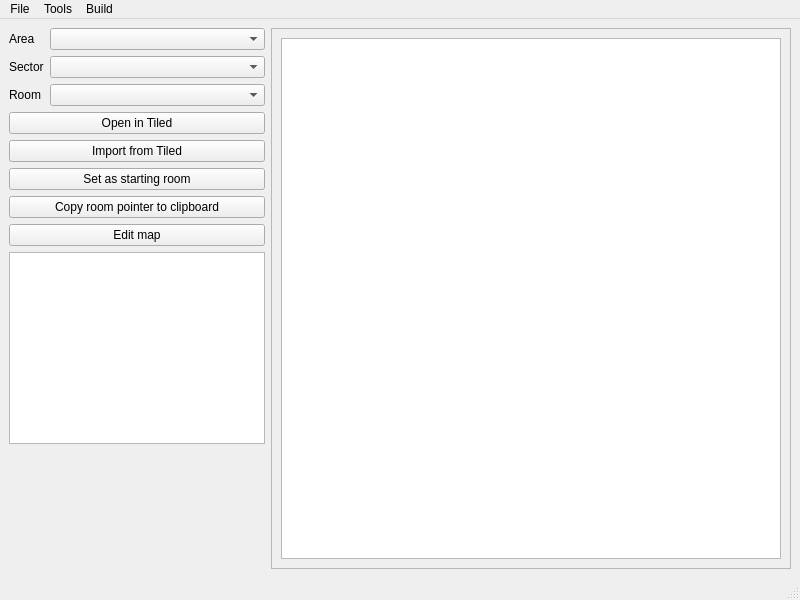
<?xml version="1.0" encoding="UTF-8"?>
<ui version="4.0">
 <class>MainWindow</class>
 <widget class="QMainWindow" name="MainWindow">
  <property name="geometry">
   <rect>
    <x>0</x>
    <y>0</y>
    <width>800</width>
    <height>600</height>
   </rect>
  </property>
  <property name="windowTitle">
   <string>DSVania Editor</string>
  </property>
  <property name="windowIcon">
   <iconset>
    <normaloff>images/dsvedit_icon.ico</normaloff>images/dsvedit_icon.ico</iconset>
  </property>
  <widget class="QWidget" name="centralwidget">
   <layout class="QHBoxLayout" name="horizontalLayout">
    <item>
     <layout class="QVBoxLayout" name="verticalLayout">
      <item>
       <layout class="QFormLayout" name="formLayout">
        <item row="0" column="0">
         <widget class="QLabel" name="label">
          <property name="text">
           <string>Area</string>
          </property>
         </widget>
        </item>
        <item row="1" column="0">
         <widget class="QLabel" name="label_2">
          <property name="text">
           <string>Sector</string>
          </property>
         </widget>
        </item>
        <item row="2" column="0">
         <widget class="QLabel" name="label_3">
          <property name="text">
           <string>Room</string>
          </property>
         </widget>
        </item>
        <item row="0" column="1">
         <widget class="QComboBox" name="area">
          <property name="minimumSize">
           <size>
            <width>200</width>
            <height>0</height>
           </size>
          </property>
         </widget>
        </item>
        <item row="1" column="1">
         <widget class="QComboBox" name="sector">
          <property name="minimumSize">
           <size>
            <width>200</width>
            <height>0</height>
           </size>
          </property>
         </widget>
        </item>
        <item row="2" column="1">
         <widget class="QComboBox" name="room">
          <property name="minimumSize">
           <size>
            <width>200</width>
            <height>0</height>
           </size>
          </property>
         </widget>
        </item>
       </layout>
      </item>
      <item>
       <widget class="QPushButton" name="tiled_export">
        <property name="text">
         <string>Open in Tiled</string>
        </property>
       </widget>
      </item>
      <item>
       <widget class="QPushButton" name="tiled_import">
        <property name="text">
         <string>Import from Tiled</string>
        </property>
       </widget>
      </item>
      <item>
       <widget class="QPushButton" name="set_as_starting_room">
        <property name="text">
         <string>Set as starting room</string>
        </property>
       </widget>
      </item>
      <item>
       <widget class="QPushButton" name="copy_room_pointer">
        <property name="text">
         <string>Copy room pointer to clipboard</string>
        </property>
       </widget>
      </item>
      <item>
       <widget class="QPushButton" name="edit_map">
        <property name="text">
         <string>Edit map</string>
        </property>
       </widget>
      </item>
      <item>
       <widget class="QGraphicsView" name="map_graphics_view"/>
      </item>
      <item>
       <spacer name="verticalSpacer">
        <property name="orientation">
         <enum>Qt::Vertical</enum>
        </property>
        <property name="sizeHint" stdset="0">
         <size>
          <width>20</width>
          <height>40</height>
         </size>
        </property>
       </spacer>
      </item>
     </layout>
    </item>
    <item>
     <widget class="QScrollArea" name="scrollArea">
      <property name="sizePolicy">
       <sizepolicy hsizetype="Expanding" vsizetype="Expanding">
        <horstretch>1</horstretch>
        <verstretch>0</verstretch>
       </sizepolicy>
      </property>
      <property name="widgetResizable">
       <bool>true</bool>
      </property>
      <widget class="QWidget" name="scrollAreaWidgetContents">
       <property name="geometry">
        <rect>
         <x>0</x>
         <y>0</y>
         <width>511</width>
         <height>525</height>
        </rect>
       </property>
       <layout class="QVBoxLayout" name="verticalLayout_2">
        <item>
         <widget class="QGraphicsView" name="room_graphics_view"/>
        </item>
       </layout>
      </widget>
     </widget>
    </item>
   </layout>
  </widget>
  <widget class="QMenuBar" name="menubar">
   <property name="geometry">
    <rect>
     <x>0</x>
     <y>0</y>
     <width>800</width>
     <height>26</height>
    </rect>
   </property>
   <widget class="QMenu" name="menuFile">
    <property name="title">
     <string>File</string>
    </property>
    <addaction name="actionOpen_Folder"/>
    <addaction name="actionExtract_ROM"/>
    <addaction name="actionSave"/>
    <addaction name="actionExit"/>
   </widget>
   <widget class="QMenu" name="menuTools">
    <property name="title">
     <string>Tools</string>
    </property>
    <addaction name="actionEnemy_Editor"/>
    <addaction name="actionText_Editor"/>
    <addaction name="actionSprite_Editor"/>
    <addaction name="actionItem_Editor"/>
    <addaction name="actionEntity_search"/>
    <addaction name="actionSettings"/>
   </widget>
   <widget class="QMenu" name="menuBuild">
    <property name="title">
     <string>Build</string>
    </property>
    <addaction name="actionBuild"/>
    <addaction name="actionBuild_and_Run"/>
   </widget>
   <addaction name="menuFile"/>
   <addaction name="menuTools"/>
   <addaction name="menuBuild"/>
  </widget>
  <widget class="QStatusBar" name="statusbar"/>
  <action name="actionExtract_ROM">
   <property name="text">
    <string>Extract ROM</string>
   </property>
  </action>
  <action name="actionExit">
   <property name="text">
    <string>Exit</string>
   </property>
  </action>
  <action name="actionEnemy_Editor">
   <property name="text">
    <string>Enemy Editor</string>
   </property>
   <property name="shortcut">
    <string>E</string>
   </property>
  </action>
  <action name="actionSettings">
   <property name="text">
    <string>Settings</string>
   </property>
  </action>
  <action name="actionBuild">
   <property name="text">
    <string>Build</string>
   </property>
   <property name="shortcut">
    <string>F5</string>
   </property>
  </action>
  <action name="actionBuild_and_Run">
   <property name="text">
    <string>Build and Run</string>
   </property>
   <property name="shortcut">
    <string>F6</string>
   </property>
  </action>
  <action name="actionSave">
   <property name="text">
    <string>Save</string>
   </property>
   <property name="shortcut">
    <string>Ctrl+S</string>
   </property>
  </action>
  <action name="actionOpen_Folder">
   <property name="text">
    <string>Open Folder</string>
   </property>
   <property name="shortcut">
    <string>O</string>
   </property>
  </action>
  <action name="actionText_Editor">
   <property name="text">
    <string>Text Editor</string>
   </property>
   <property name="shortcut">
    <string>T</string>
   </property>
  </action>
  <action name="actionSprite_Editor">
   <property name="text">
    <string>Sprite Editor</string>
   </property>
   <property name="toolTip">
    <string>Sprite Editor</string>
   </property>
   <property name="shortcut">
    <string>P</string>
   </property>
  </action>
  <action name="actionItem_Editor">
   <property name="text">
    <string>Item Editor</string>
   </property>
   <property name="shortcut">
    <string>I</string>
   </property>
  </action>
  <action name="actionEntity_search">
   <property name="text">
    <string>Entity search</string>
   </property>
   <property name="shortcut">
    <string>Ctrl+F</string>
   </property>
  </action>
 </widget>
 <resources/>
 <connections>
  <connection>
   <sender>actionExit</sender>
   <signal>activated()</signal>
   <receiver>MainWindow</receiver>
   <slot>close()</slot>
   <hints>
    <hint type="sourcelabel">
     <x>-1</x>
     <y>-1</y>
    </hint>
    <hint type="destinationlabel">
     <x>399</x>
     <y>299</y>
    </hint>
   </hints>
  </connection>
 </connections>
</ui>
